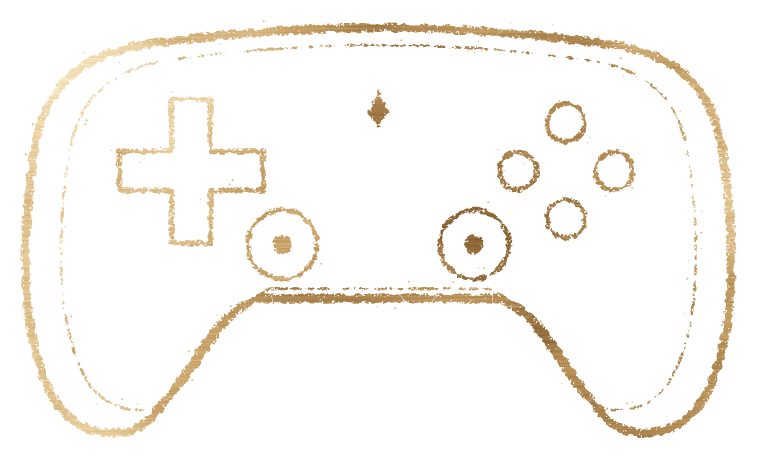
#> input picture assets/branding/controller_mark.png, 1514 x 917 px, given in place of controller_mark_body.png, which was not available (shown at 1/2 size)
$ python controller_mark.py
#> lines starting #> are read from the running program, lines starting #| are printed output that depends on the picture; after the words box and inside, x2 and y2 are one past the last pixel; in counts of white or black regions, pixels touching at a corner belong together; pictures that were not available may be replaced by others from this repository, and a replacement may not be noted
### tools/branding/minimal_branding.py
"""The Rotsworn logo (card #47): minimal, in the spirit of the Clair Obscur: Expedition 33 logo.
Slim knightly capitals (Cinzel 600) in flat, worn gold on black: no bevels, shine or shadows,
the edges crumbling. Behind the word, large and faint, the crest drawn flat: Alder's shield as an
outline, Brin's twin daggers crossed, Cass's staff, and one ribbon tied straight across them, its
tails flowing off to the right. Where one part passes in front of another a thin gap is cut.

    python tools/branding/minimal_branding.py            the game's logo and icon (user pick: B, rough)
    python tools/branding/minimal_branding.py options    every layout and style, for choosing

The game's files (assets/branding/):
  rotsworn_logo.png             the whole logo, still (menus, loading cards, credits)
  rotsworn_logo_back.png        title screen: the faint crest without the ribbon's tails
  rotsworn_logo_tails.png       title screen: the ribbon's tails (they sway)
  rotsworn_logo_front.png       title screen: the letters, cracks only (the wear is drawn live)
  rotsworn_logo_front_edge.png  title screen: how far each pixel is from a letter's edge, for the
                                moving wear ("static"): 0.5 is the edge, 1 is EDGE_RANGE px inside
  icon_1024.png, icon.png, icon.ico  the crest alone (centred on the staff) on a greenish-black tile;
                                the .ico's small sizes use thicker lines
"""
import math
import os
import subprocess
import sys

import cv2
import numpy as np
from PIL import Image, ImageDraw

import make_branding as mb
from paint_branding import GODOT, REPO, blur, cracks, fbm, ramp

HERE = os.path.dirname(os.path.abspath(__file__))
OUT = os.path.join(HERE, "out", "options")
LAYERS = os.path.join(HERE, "out", "layers_min")
BRANDING = os.path.join(REPO, "assets", "branding")
SCALE = 1.5
SEED = 11
## The edge map spans this many pixels each way from a letter's edge (BrandingData.letters_edge_range_px).
EDGE_RANGE = 24.0
## Room left round the logo when it is cropped (pixels): the tails sway, specks fall off the edges.
MARGIN = 40

GOLD_FLAT = [(0.0, (78, 54, 26)), (0.35, (146, 106, 56)), (0.6, (198, 160, 102)), (0.82, (232, 206, 156)),
             (1.0, (250, 236, 204))]
BONE_FLAT = [(0.0, (110, 100, 82)), (0.45, (178, 166, 142)), (0.8, (222, 212, 190)), (1.0, (242, 236, 220))]
CROSS_Y = -150.0
GAP = 7.0                   # the cut between overlapping parts (emblem units)

# Two looks. "rough" is the one the user picked: thin crest lines, heavy crumbling wear.
STYLES = {
    "rough": dict(dagger_half=15, guard=(70, 14, 9, 72), grip=18, pommel=(18, 16, 30), fuller=(5, 22),
                  shield=(12, 4), staff=(12, 9, 10, 462), ribbon=(28, 24, 20),
                  near_px=5.0, patches=False, crest_wear=0.7, letter_wear=1.0, specks=160, ribbon_alpha=None),
    # the rough crest with thicker lines, for the icon's small sizes (16 to 48 px)
    "rough_bold": dict(dagger_half=30, guard=(84, 26, 18, 84), grip=30, pommel=(28, 24, 40), fuller=(8, 26),
                       shield=(34, 12), staff=(30, 22, 18, 470), ribbon=(56, 48, 42),
                       near_px=5.0, patches=False, crest_wear=0.25, letter_wear=1.0, specks=0, ribbon_alpha=None),
    "clean": dict(dagger_half=19, guard=(74, 18, 12, 76), grip=22, pommel=(22, 20, 34), fuller=(6, 24),
                  shield=(18, 6), staff=(16, 13, 13, 466), ribbon=(38, 32, 26),
                  near_px=2.5, patches=True, crest_wear=0.3, letter_wear=0.7, specks=50, ribbon_alpha=0.3),
}


# --- flat crest -------------------------------------------------------------------------------

# [72 lines left out: functions band, dagger, crest_parts, not called in this run]


# Back to front; each part is cut where a part in front of it passes over.
CREST_ORDER = ["shield", "dagger_a", "dagger_b", "staff", "ribbon"]
CUTS = {"dagger_a": "fuller_a", "dagger_b": "fuller_b"}


# --- layouts ----------------------------------------------------------------------------------

# [9 lines left out: function layouts, not called in this run]


def render(svgs, tag):
#> called with tag = 'controller_mark'
    os.makedirs(LAYERS, exist_ok=True)
    args = [GODOT, "--headless", "--path", REPO, "-s", "tools/branding/render_svg.gd", "--", str(SCALE)]
    for name, svg in svgs.items():
        src = os.path.join(LAYERS, f"{tag}_{name}.svg")
        with open(src, "w", encoding="utf-8", newline="\n") as f:
            f.write(svg)
        args += [src, os.path.join(LAYERS, f"{tag}_{name}.png")]
    subprocess.run(args, check=True, capture_output=True, timeout=300)
#> (this line was passed over: subprocess is not available in this run)
    return {name: np.asarray(Image.open(os.path.join(LAYERS, f"{tag}_{name}.png")).convert("RGBA"), np.float32)[:, :, 3] / 255.0
            for name in svgs}


def worn(mask, stops, rng, px, wear, st):
    """Flat worn gold: a soft two-way gradient with brushed streaks, chipped and pitted at the
    edges, a few hairline breaks. Returns (rgb, alpha, alpha with the cracks only)."""
    shape = mask.shape
    h, w = shape
    yy, xx = np.mgrid[0:h, 0:w].astype(np.float32)
    tone = 0.55 + 0.18 * np.sin(xx / w * math.pi * 2.2 + 0.6) + 0.12 * (1 - yy / h) + (fbm(shape, 120 * px, 3, rng) - 0.5) * 0.35
    streaks = cv2.resize(rng.random((max(2, int(h / (1.2 * px))), max(2, int(w / (80 * px)))), dtype=np.float32), (w, h),
                         interpolation=cv2.INTER_CUBIC)
    tone += (streaks - 0.5) * 0.12
    col = ramp(stops, tone)
    d = cv2.distanceTransform((mask > 0.5).astype(np.uint8), cv2.DIST_L2, cv2.DIST_MASK_PRECISE)
    near = np.exp(-d / (st["near_px"] * px))
    if st["patches"]:
        where = np.clip((fbm(shape, 60 * px, 3, rng) - 0.5) * 4.0, 0.0, 1.0)     # wear comes in patches
        pits = (fbm(shape, 2.2 * px, 2, rng) * (0.5 + 0.6 * near) * (0.6 + 0.6 * where)) > 0.8 - 0.06 * wear
        chips = (fbm(shape, 6 * px, 3, rng) * near * where) > 0.5 - 0.06 * wear
        line, _ = cracks(shape, rng, px, 90)
        line *= np.clip((fbm(shape, 90 * px, 2, rng) - 0.55) * 6.0, 0.0, 1.0)
    else:
        pits = (fbm(shape, 2.2 * px, 2, rng) * (0.55 + 0.75 * near)) > 0.74 - 0.08 * wear
        chips = (fbm(shape, 7 * px, 3, rng) * near) > 0.42 - 0.06 * wear
        line, _ = cracks(shape, rng, px, 80)
    cracked = mask * (1 - np.clip(line * 1.4 * wear, 0, 1))
    alpha = cracked * (1 - pits) * (1 - chips)
    return np.clip(col, 0, 1), np.clip(alpha, 0, 1), np.clip(cracked, 0, 1)


def specks(shape, near_mask, rng, px, count):
    """A few flakes of gold just off the edges, like the worn edges are crumbling."""
    out = np.zeros(shape, np.float32)
    band_ = (blur(near_mask, 8 * px) > 0.05) & (near_mask < 0.5)
    ys, xs = np.nonzero(band_)
    if len(ys) == 0:
        return out
    for i in rng.choice(len(ys), size=min(count, len(ys)), replace=False):
        cv2.circle(out, (int(xs[i]), int(ys[i])), int(rng.uniform(0.6, 1.8) * px), 0.85, -1, cv2.LINE_AA)
    return out


class Layer:
    def __init__(self, shape):
        self.rgb = np.zeros(shape + (3,), np.float32)
        self.a = np.zeros(shape, np.float32)

    def over(self, c, a):
        out_a = a + self.a * (1 - a)
        self.rgb = (c * a[..., None] + self.rgb * (self.a * (1 - a))[..., None]) / np.maximum(out_a, 1e-6)[..., None]
        self.a = out_a

    def image(self):
        return Image.fromarray((np.concatenate([np.clip(self.rgb, 0, 1), self.a[..., None]], -1) * 255 + 0.5).astype(np.uint8), "RGBA")


# [58 lines left out: function build, not called in this run]


def crop_all(images, margin=MARGIN):
    x0, y0, x1, y1 = images["logo"].getbbox()
    w, h = images["logo"].size
    box = (max(0, x0 - margin), max(0, y0 - margin), min(w, x1 + margin), min(h, y1 + margin))
    return {k: v.crop(box) for k, v in images.items()}, box


## The icon's tile: the logo's greenish black, a little lighter in the middle (title screen colours).
ICON_CENTRE = (30, 38, 22)
ICON_EDGE = (9, 11, 8)
ICON_GLOW = (120, 170, 40)


# [50 lines left out: functions icon_tile, make_icon, write_game_files, write_options, not called in this run]


# [2 lines that do not run on import are left out]

### tools/branding/paint_branding.py
"""Paints the Rotsworn logo and game icon (card #47): tarnished gold, steel, wood, cloth and rot.

    python tools/branding/paint_branding.py

The picture follows the logo brief: "ROTSWORN" in heavy knightly serif (Cinzel 900) in tarnished
gold, eaten by rot (moss, thorny vines, fine cracks), over a crest of three weapons sworn
together: Alder's heavy sword and shield, Brin's twin daggers and Cass's healer's staff, bound by
one bone-white ribbon. Deep forest green, a sickly yellow-green glow, no outlines.

Each part is rendered as a flat mask by Godot (render_svg.gd), then shaded here: bevelled and lit
metal, grain and scratches, soft shadows. Writes:
  assets/branding/rotsworn_logo.png  (2700 x 1500, transparent)
  assets/branding/icon_1024.png, icon.png (256), icon.ico
Needs: pip install fonttools numpy opencv-python-headless pillow
"""
import math
import os
import subprocess

import cv2
import numpy as np
from PIL import Image

import make_branding as mb
import metal_finish
import ribbon_cloth

HERE = os.path.dirname(os.path.abspath(__file__))
REPO = mb.REPO
LAYERS = os.path.join(HERE, "out", "layers")
GODOT = os.environ.get("GODOT", r"C:/Users/Drago/Godot/Godot_v4.7.2-stable_win64_console.exe")
SEED = 7
## Where the daggers and the staff cross and the ribbon binds them (emblem units).
CROSS = (0.0, -150.0)
## The area the ribbon may cover (emblem units).
RIBBON_BOX = (-300.0, -260.0, 500.0, 120.0)
## "wraps": wound round the crossing, tails from a knot; "band": tied straight across the crest.
RIBBON_STYLE = "wraps"
## Brin's twin daggers: turned this far each way about CROSS; hilt end, length (emblem units).
DAGGER_ANGLES = (-36.0, 36.0)
DAGGER_HILT_Y = -380.0
DAGGER_LENGTH = 900.0

# Material ramps: (position 0..1, RGB), dark to light.
GOLD = [(0.0, (24, 15, 5)), (0.28, (84, 58, 22)), (0.5, (150, 112, 48)), (0.7, (204, 168, 92)),
        (0.86, (236, 210, 148)), (1.0, (255, 246, 214))]
BRONZE = [(0.0, (18, 12, 6)), (0.35, (60, 42, 20)), (0.6, (112, 82, 40)), (0.85, (170, 138, 80)),
          (1.0, (226, 206, 156))]
STEEL = [(0.0, (20, 23, 26)), (0.35, (66, 72, 78)), (0.6, (128, 136, 142)), (0.85, (196, 202, 207)),
         (1.0, (246, 248, 250))]
WOOD = [(0.0, (14, 9, 5)), (0.5, (54, 36, 20)), (1.0, (120, 88, 56))]
LEATHER = [(0.0, (12, 7, 4)), (0.5, (44, 28, 14)), (1.0, (104, 72, 42))]
CLOTH = [(0.0, (52, 44, 32)), (0.45, (164, 148, 116)), (0.8, (222, 210, 182)), (1.0, (244, 236, 214))]
PAINT = [(0.0, (5, 12, 6)), (0.4, (14, 34, 16)), (0.7, (26, 58, 26)), (1.0, (58, 92, 42))]
MOSS = [(0.0, (10, 18, 6)), (0.5, (38, 62, 16)), (1.0, (104, 136, 40))]
GLOW = (150, 214, 46)


# --- geometry as flat masks (design units; the shield's centre is 0,0) ------------------------

def rot(angle, dx=0.0, dy=0.0, about=(0.0, 0.0)):
    return f'transform="translate({about[0]},{about[1]}) rotate({angle}) translate({dx},{dy})"'


# [101 lines left out: functions blade_parts, tree, emblem_parts, layer_svgs, render_masks, not called in this run]


# --- shading ---------------------------------------------------------------------------------

def fbm(shape, cell, octaves, rng):
    """Smooth value noise in 0..1, features about `cell` pixels wide."""
    h, w = shape
    total = np.zeros(shape, np.float32)
    amp, norm = 1.0, 0.0
    for _ in range(octaves):
        gh, gw = max(2, int(h / cell) + 2), max(2, int(w / cell) + 2)
        total += cv2.resize(rng.random((gh, gw), dtype=np.float32), (w, h), interpolation=cv2.INTER_CUBIC) * amp
        norm += amp
        amp *= 0.5
        cell /= 2.0
    return np.clip(total / norm, 0.0, 1.0)


def ramp(stops, v):
    v = np.clip(v, 0.0, 1.0)
    xs = [s[0] for s in stops]
    return np.stack([np.interp(v, xs, [s[1][c] / 255.0 for s in stops]) for c in range(3)], axis=-1).astype(np.float32)


def blur(a, px):
    if px <= 0:
        return a
    k = int(px * 3) | 1
    return cv2.GaussianBlur(a, (k, k), px)


def inside_distance(mask):
    return cv2.distanceTransform((mask > 0.5).astype(np.uint8), cv2.DIST_L2, 5).astype(np.float32)


# [46 lines left out: functions vertical_share, shade, scratches, not called in this run]


def cracks(shape, rng, px, cell):
    """Hairline cracks of even width: where smooth noise crosses its middle value, measured in
    pixels (value / slope), and only in some places. Returns the line and a soft halo round it."""
    n = fbm(shape, cell * px, 4, rng)
    gy, gx = np.gradient(n)
    dist = np.abs(n - 0.5) / np.maximum(np.hypot(gx, gy), 1e-6)
    line = np.clip(1.0 - dist / (0.7 * px), 0.0, 1.0)
    line *= np.clip((fbm(shape, cell * 1.5 * px, 3, rng) - 0.5) * 6.0, 0.0, 1.0)
    return line, blur(line, 2 * px)


class Canvas:
    def __init__(self, shape):
        self.rgb = np.zeros(shape + (3,), np.float32)
        self.a = np.zeros(shape, np.float32)

    # [6 lines left out: function over, not called in this run]

    def shadow(self, mask, px, dx, dy, opacity):
        m = np.roll(np.roll(blur(mask, px), int(dy), axis=0), int(dx), axis=1)
        self.over(np.zeros(mask.shape + (3,), np.float32), m * opacity)

    def glow(self, mask, px, color, opacity):
        self.over(np.broadcast_to(np.array(color, np.float32) / 255.0, mask.shape + (3,)), blur(mask, px) * opacity)

    def image(self):
        rgba = np.concatenate([np.clip(self.rgb, 0, 1), self.a[..., None]], axis=-1)
        return Image.fromarray((rgba * 255 + 0.5).astype(np.uint8), "RGBA")


# [151 lines left out: functions tarnish, paint_emblem, paint_letters, paint_ribbon, paint, flatten and 1 more, not called in this run]


# [2 lines that do not run on import are left out]

### tools/branding/controller_mark.py
"""The "Controller recommended" picture in the logo's style (card #167, user 2026-10-18: "one with
the game logo style"): a gamepad drawn like the crest behind ROTSWORN, flat worn-gold lines on
nothing, no bevels or shine, the edges crumbling. The outline is a double line like Alder's shield
in the crest (a thick line and a thin one inside it), with the cross pad, four buttons, two sticks
and the staff's little gem between the shoulders.

    python tools/branding/controller_mark.py

Writes assets/branding/controller_mark.png (shown by ControllerNotice; path and size in
data/branding/branding.tres). Uses minimal_branding.py's renderer and wear, so it needs what that
tool needs (Godot console build, OpenCV, NumPy, Pillow).
"""
import os

import cv2
import numpy as np

import minimal_branding as mn
from paint_branding import REPO

OUT = os.path.join(REPO, "assets", "branding", "controller_mark.png")
W, H = 1300, 900            # canvas (emblem units, before minimal_branding.SCALE)
CX, CY = 650, 440           # where the pad's centre sits on the canvas
OUTER, INNER = 14, 5        # the body's double line, like the crest shield's (12, 4)
PART = 9                    # cross pad, buttons and sticks
INSET = 0.9                 # the inner line is the body scaled this much about the centre
WEAR = 0.7                  # the crest's "rough" wear
SPECKS = 70

# The body: a classic pad, wide shoulders and two grips; top edge slightly arched.
BODY = ("M -300,-210 C -100,-238 100,-238 300,-210 C 400,-198 448,-150 460,-60 C 480,80 472,200 432,265 "
        "C 402,318 330,322 300,286 C 250,230 220,150 160,130 L -160,130 C -220,150 -250,230 -300,286 "
        "C -330,322 -402,318 -432,265 C -472,200 -480,80 -460,-60 C -448,-150 -400,-198 -300,-210 Z")


def cross(cx, cy, arm, half):
    """A plus sign's outline: arms `arm` long from the centre, `half` wide each side."""
    p = [(-half, -arm), (half, -arm), (half, -half), (arm, -half), (arm, half), (half, half), (half, arm),
         (-half, arm), (-half, half), (-arm, half), (-arm, -half), (-half, -half)]
    return "M" + " L".join(f"{cx + x},{cy + y}" for x, y in p) + " Z"


def parts():
    """name -> SVG fragment (white shapes; the wear is added after rendering)."""
    stroke = 'fill="none" stroke="#fff" stroke-linejoin="round"'
    buttons = "".join(f'<circle cx="{250 + dx}" cy="{-40 + dy}" r="25" {stroke} stroke-width="{PART}"/>'
                      for dx, dy in ((0, -64), (64, 0), (0, 64), (-64, 0)))
    sticks = "".join(f'<circle cx="{x}" cy="58" r="46" {stroke} stroke-width="{PART}"/>'
                     f'<circle cx="{x}" cy="58" r="14" fill="#fff"/>' for x in (-128, 128))
    return {
        "body": (f'<path d="{BODY}" {stroke} stroke-width="{OUTER}"/>'
                 f'<path d="{BODY}" transform="scale({INSET})" {stroke} stroke-width="{INNER}"/>'),
        "inside": (f'<path d="{cross(-250, -40, 96, 26)}" {stroke} stroke-width="{PART}"/>' + buttons + sticks
                   # the staff's gem from the crest, small, between the shoulders
                   + '<path d="M0,-150 L16,-118 L0,-96 L-16,-118 Z" fill="#fff"/>'),
    }


def main() -> int:
    head = f'<svg xmlns="http://www.w3.org/2000/svg" viewBox="0 0 {W} {H}" width="{W}" height="{H}">'
    svgs = {name: f'{head}<g transform="translate({CX},{CY})">{svg}</g></svg>' for name, svg in parts().items()}
    masks = mn.render(svgs, "controller_mark")
#> masks = 2 items
    rng = np.random.default_rng(mn.SEED)
    st = dict(mn.STYLES["rough"])
    px = mn.SCALE
    shape = masks["body"].shape
    out = mn.Layer(shape)
    every = np.zeros(shape, np.float32)
    for name in ("body", "inside"):
        col, a, _ = mn.worn(masks[name], mn.GOLD_FLAT, rng, px, WEAR, st)
        out.over(col, a)
        every = np.maximum(every, masks[name])
#> this loop made 2 passes
#> pass 1, in worn, `pits = (fbm(shape, 2.2 * px, 2, rng) * (0.55 + 0.75 * near)) > 0.74 - ..`:
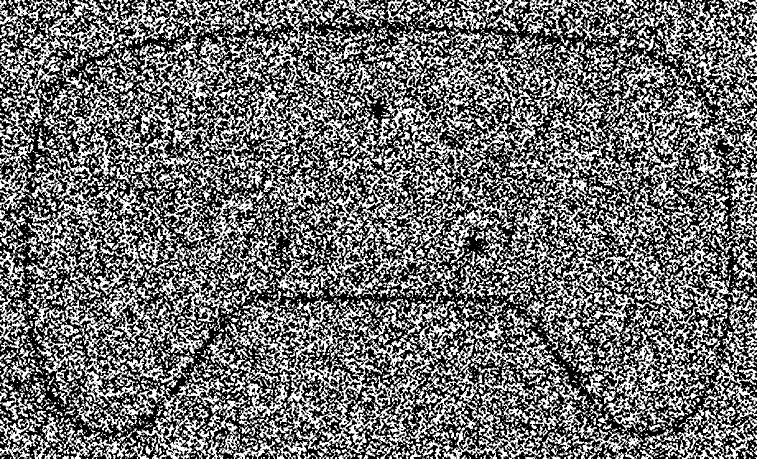
#> pits: shape (917, 1514) bool (shown at 1/2 size); 43.6% white; 5710 white regions (3712 under 20 px), largest, box (x1, y1, x2, y2) and area: (481, 593, 853, 917) 24860, (427, 135, 922, 443) 24018, (65, 569, 409, 817) 16582
#> pass 1, in worn, `chips = (fbm(shape, 7 * px, 3, rng) * near) > 0.42 - 0.06 * wear`:
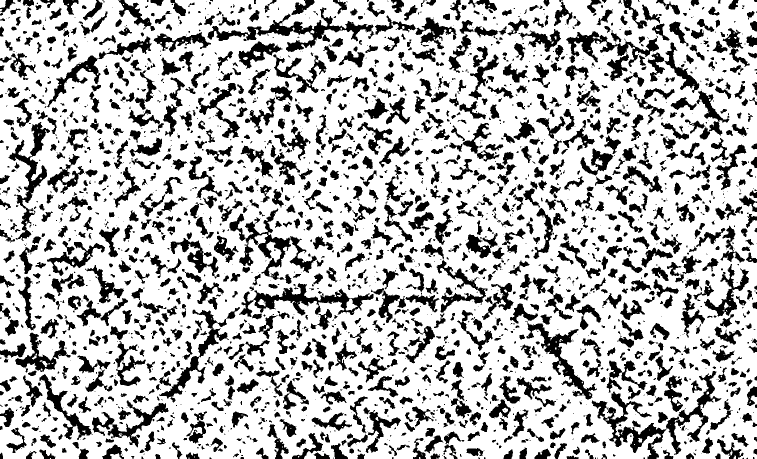
#> chips: shape (917, 1514) bool (shown at 1/2 size); 73.4% white; 2414 black regions (1061 under 20 px), largest, box (x1, y1, x2, y2) and area: (1183, 742, 1443, 917) 8533, (414, 15, 749, 104) 6127, (478, 566, 747, 660) 6019
#> after the loop:
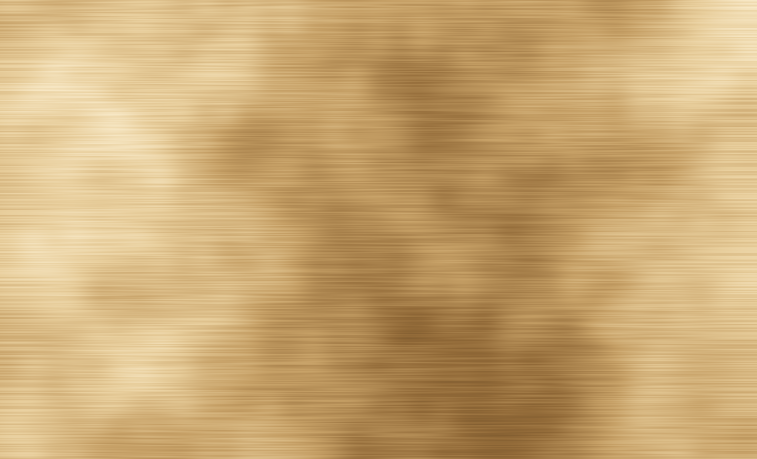
#> col: shape (917, 1514, 3) float32 (shown at 1/2 size); mean of channels 0, 1, 2 0.792, 0.66, 0.451; drawn as R, G, B
#> after the loop:
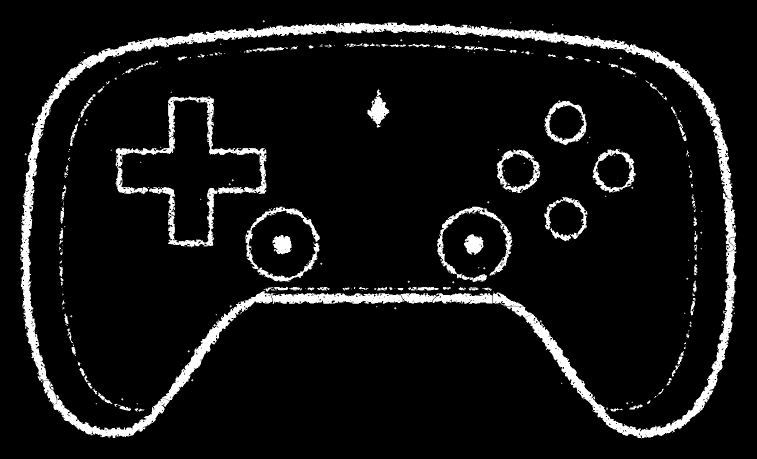
#> every: shape (917, 1514) float32 (shown at 1/2 size); min 0, max 1, mean 0.074
    out.over(mn.ramp(mn.GOLD_FLAT, np.full(shape, 0.7, np.float32)), mn.specks(shape, every, rng, px, SPECKS))
#> in ramp (call 3), `return np.stack([np.interp(v, xs, [s[1][c] / 255.0 for s in stops]) fo..`:
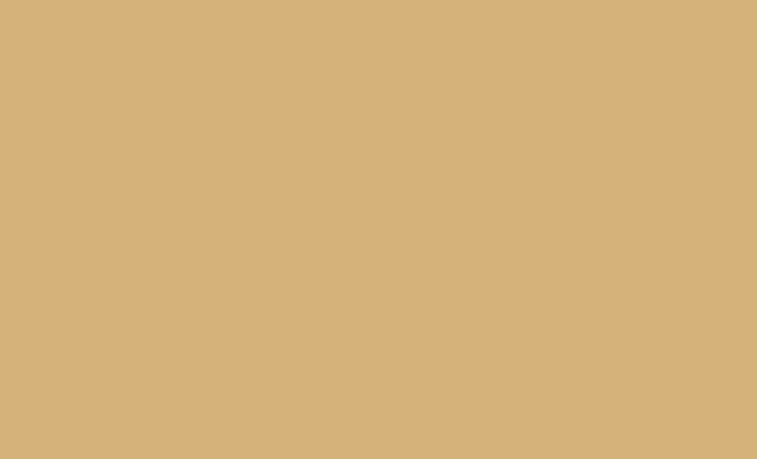
#> returned value: shape (917, 1514, 3) float32 (shown at 1/2 size); mean of channels 0, 1, 2 0.831, 0.701, 0.5; drawn as R, G, B
#> call 3 of blur, with px = 12
#> in blur (call 3), `return cv2.GaussianBlur(a, (k, k), px)`:
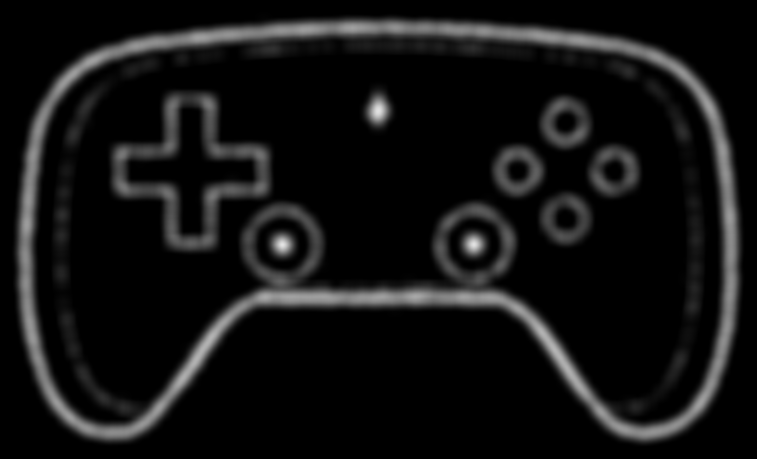
#> returned value: shape (917, 1514) float32 (shown at 1/2 size); min 0, max 0.898, mean 0.074
#> in specks, `band_ = (blur(near_mask, 8 * px) > 0.05) & (near_mask < 0.5)`:
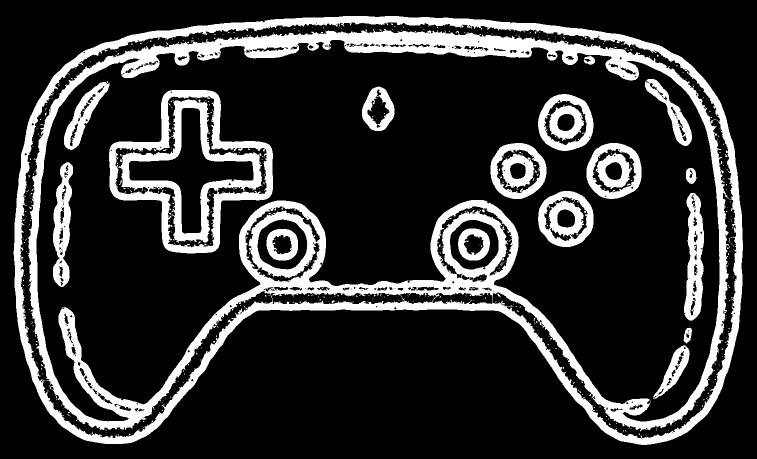
#> band_: shape (917, 1514) bool (shown at 1/2 size); 19.8% white; 555 white regions (532 under 20 px), largest, box (x1, y1, x2, y2) and area: (27, 32, 1486, 890) 182377, (218, 180, 546, 507) 32700, (1076, 382, 1187, 494) 7053
#> the loop in specks, `for i in rng.choice(len(ys), size=min(count, len(ys)), replace=False):` made 70 passes
#> i on passes 1 to 8: 93185, 120606, 72557, 198770, 256455, 122179, 246326, 229036
#> (the rest of the program and of its run is left out)
